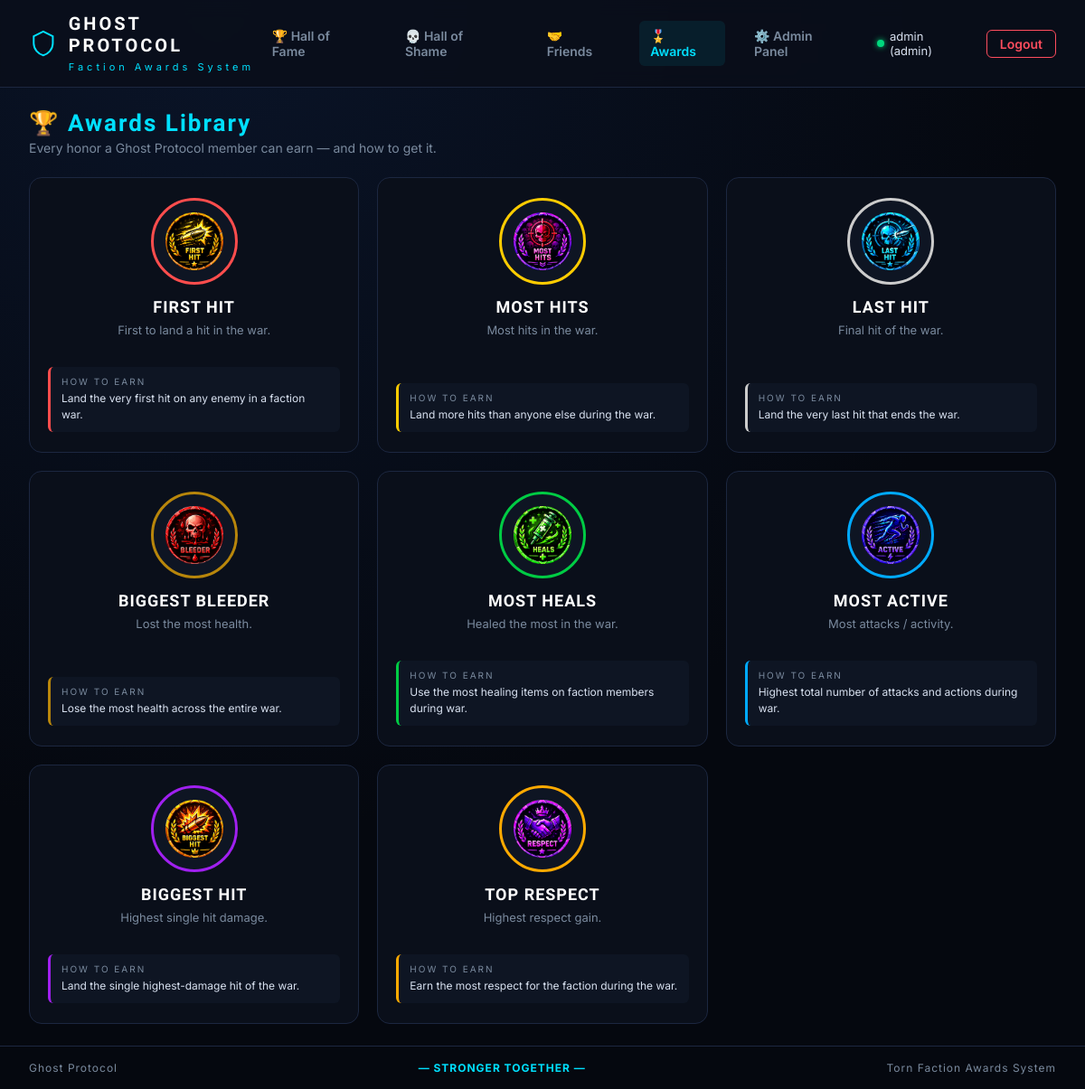
Page /awards (signed in) on the committed database.
### tables this page shows
CREATE TABLE awards (
            id INTEGER PRIMARY KEY AUTOINCREMENT,
            name TEXT UNIQUE NOT NULL,
            description TEXT,
            how_to_earn TEXT DEFAULT '',
            icon_url TEXT,
            icon_filename TEXT,
            color TEXT DEFAULT '#00ffcc'
        );

### app.py (the view)
@app.route('/awards')
@login_required
def awards_library():
    db = get_db()
    awards = db.execute("SELECT * FROM awards ORDER BY id").fetchall()
    db.close()
    return render_template('awards.html', awards=[dict(a) for a in awards])

### app.py (called while the page is built)
def get_db():
    conn = sqlite3.connect(DB_NAME)
    conn.row_factory = sqlite3.Row
    conn.execute("PRAGMA foreign_keys = ON")
    return conn

def login_required(f):
    @wraps(f)
    def wrapper(*args, **kwargs):
        if 'user_id' not in session:
            return redirect(url_for('login'))
        return f(*args, **kwargs)
    return wrapper

### templates/awards.html (shortened to what this page needs)
{% extends "base.html" %}
{% block content %}
<div class="hall-container">
    <div class="hall-header awards-header">
        <h2>🏆 Awards Library</h2>
        <p>Every honor a Ghost Protocol member can earn — and how to get it.</p>
    </div>
    <div class="awards-library-grid">
        {% for award in awards %}
        <div class="awards-library-card"
             data-name="{{ award.name | e }}"
             data-description="{{ (award.description or '') | e }}"
             data-how-to-earn="{{ (award.how_to_earn or '') | e }}"
             data-icon="{{ award.icon_url | e }}"
             data-color="{{ award.color | e }}">
            <div class="awards-library-icon" style="border-color: {{ award.color }};">
                <img src="{{ award.icon_url }}" alt="{{ award.name }}">
            </div>
            <h3 class="awards-library-name">{{ award.name }}</h3>
            <p class="awards-library-desc">{{ award.description }}</p>
            {% if award.how_to_earn %}
            <div class="awards-library-how" style="border-left-color: {{ award.color }};">
                <span class="how-label">How to earn</span>
                <p>{{ award.how_to_earn }}</p>
            </div>
            {% endif %}
        </div>
        {% else %}
        <p class="empty-msg">No awards defined yet.</p>
        {% endfor %}
    </div>
</div>
{% endblock %}

### templates/base.html (shortened to what this page needs)
<!DOCTYPE html>
<html lang="en">
<head>
    <link rel="stylesheet" href="{{ url_for('static', filename='css/style.css') }}">
</head>
<body>
    <div class="app-wrapper">
        <header class="topbar">
            <div class="brand">
                <svg viewBox="0 0 24 24" width="32" height="32" fill="none" stroke="#00e0ff" stroke-width="1.5">
                    <path d="M12 2 L4 6 V12 C4 17 8 21 12 22 C16 21 20 17 20 12 V6 Z"/>
                </svg>
                <div>
                    <h1>GHOST PROTOCOL</h1>
                    <span class="subtitle">Faction Awards System</span>
                </div>
            </div>
            <nav class="main-nav">
                <a href="{{ url_for('hall_of_fame') }}" class="{% if request.endpoint == 'hall_of_fame' %}active{% endif %}">
                    🏆 Hall of Fame
                </a>
                <a href="{{ url_for('hall_of_shame') }}" class="{% if request.endpoint == 'hall_of_shame' %}active{% endif %}">
                    💀 Hall of Shame
                </a>
                <a href="{{ url_for('friends_page') }}" class="{% if request.endpoint == 'friends_page' %}active{% endif %}">
                    🤝 Friends
                </a>
                <a href="{{ url_for('awards_library') }}" class="{% if request.endpoint == 'awards_library' %}active{% endif %}">
                    🎖️ Awards
                </a>
                {% if session.role == 'admin' %}
                <a href="{{ url_for('admin_panel') }}" class="{% if request.endpoint == 'admin_panel' %}active{% endif %}">
                    ⚙️ Admin Panel
                </a>
                {% endif %}
                <span class="user-badge">
                    <span class="dot online"></span> {{ session.username }} ({{ session.role }})
                </span>
                <a href="{{ url_for('logout') }}" class="btn-logout">Logout</a>
            </nav>
        </header>
        <main class="main-content">
            {% block content %}{% endblock %}
        </main>
        <footer class="bottom-bar">
            <span>Ghost Protocol</span>
            <span class="tagline">— STRONGER TOGETHER —</span>
            <span>Torn Faction Awards System</span>
        </footer>
    </div>
</body>
</html>

### static/css/style.css (style rules this page uses)
:root { --bg-0: #05080f; --bg-1: #0a0f1a; --bg-2: #0e1523; --bg-3: #131b2c; --border: #1c2740; --accent: #00e0ff; --accent-dim: #007a99; --text: #d8e1f0; --text-dim: #7a8a9e; --danger: #ff4d5e; --success: #00d97e; --gold: #ffcc00; }
* { box-sizing: border-box; margin: 0; padding: 0; }
body { font-family: 'Inter', system-ui, sans-serif; background: radial-gradient(circle at 20% 0%, #0a1428 0%, var(--bg-0) 60%); color: var(--text); min-height: 100vh; }
h1, h2, h3, h4 { font-family: 'Rajdhani', sans-serif; letter-spacing: 0.5px; }
a { color: var(--accent); text-decoration: none; }
.app-wrapper { min-height: 100vh; display: flex; flex-direction: column; }
.topbar { display: flex; justify-content: space-between; align-items: center; padding: 14px 32px; background: rgba(10, 15, 26, 0.85); border-bottom: 1px solid var(--border); backdrop-filter: blur(10px); position: sticky; top: 0; z-index: 50; }
.brand { display: flex; align-items: center; gap: 12px; }
.brand h1 { font-size: 20px; color: #fff; letter-spacing: 3px; }
.brand .subtitle { font-size: 11px; color: var(--accent); letter-spacing: 4px; }
.main-nav { display: flex; align-items: center; gap: 20px; }
.main-nav a { color: var(--text-dim); font-weight: 600; font-size: 14px; padding: 8px 12px; border-radius: 6px; transition: 0.2s; }
.main-nav a:hover, .main-nav a.active { color: var(--accent); background: rgba(0, 224, 255, 0.08); }
.user-badge { display: flex; align-items: center; gap: 6px; color: var(--text); font-size: 13px; }
.btn-logout { background: transparent; border: 1px solid var(--danger); color: var(--danger) !important; padding: 6px 14px !important; border-radius: 6px; font-size: 13px; }
.main-content { flex: 1; padding: 24px 32px; }
.bottom-bar { display: flex; justify-content: space-between; align-items: center; padding: 16px 32px; border-top: 1px solid var(--border); font-size: 12px; color: var(--text-dim); letter-spacing: 1px; }
.bottom-bar .tagline { color: var(--accent); font-weight: 700; }
.dot { display: inline-block; width: 8px; height: 8px; border-radius: 50%; background: #555; }
.dot.online { background: var(--success); box-shadow: 0 0 6px var(--success); }
.hall-container { max-width: 1400px; margin: 0 auto; }
.hall-header { margin-bottom: 24px; }
.hall-header h2 { font-size: 26px; color: #fff; letter-spacing: 2px; }
.hall-header p { color: var(--text-dim); font-size: 14px; margin-top: 4px; }
.awards-header h2 { color: var(--accent); }
.awards-library-grid { display: grid; grid-template-columns: repeat(auto-fill, minmax(280px, 1fr)); gap: 20px; }
.awards-library-card { background: var(--bg-1); border: 1px solid var(--border); border-radius: 14px; padding: 22px 20px; display: flex; flex-direction: column; align-items: center; text-align: center; cursor: pointer; transition: 0.2s; }
.awards-library-icon { width: 96px; height: 96px; margin-bottom: 14px; border: 3px solid var(--border); border-radius: 50%; background: var(--bg-2); display: flex; align-items: center; justify-content: center; transition: box-shadow 0.2s; }
.awards-library-icon img { width: 64px; height: 64px; object-fit: contain; }
.awards-library-name { font-size: 18px; color: #fff; letter-spacing: 1px; text-transform: uppercase; margin-bottom: 6px; }
.awards-library-desc { font-size: 13px; color: var(--text-dim); line-height: 1.4; margin-bottom: 14px; min-height: 36px; }
.awards-library-how { width: 100%; text-align: left; background: var(--bg-2); border-left: 3px solid var(--accent); border-radius: 6px; padding: 10px 12px; margin-top: auto; }
.awards-library-how .how-label { display: block; font-size: 10px; color: var(--text-dim); text-transform: uppercase; letter-spacing: 2px; margin-bottom: 4px; }
.awards-library-how p { font-size: 12px; color: var(--text); line-height: 1.5; }

### rows in the picture
awards: icon_url (picture), name "FIRST HIT", description "First to land a hit in the war.", how_to_earn "Land the very first hit on any enemy in a faction war."
awards: icon_url (picture), name "MOST HITS", description "Most hits in the war.", how_to_earn "Land more hits than anyone else during the war."
awards: icon_url (picture), name "LAST HIT", description "Final hit of the war.", how_to_earn "Land the very last hit that ends the war."
awards: icon_url (picture), name "BIGGEST BLEEDER", description "Lost the most health.", how_to_earn "Lose the most health across the entire war."
awards: icon_url (picture), name "MOST HEALS", description "Healed the most in the war.", how_to_earn "Use the most healing items on faction members during war."
awards: icon_url (picture), name "MOST ACTIVE", description "Most attacks / activity.", how_to_earn "Highest total number of attacks and actions during war."
awards: icon_url (picture), name "BIGGEST HIT", description "Highest single hit damage.", how_to_earn "Land the single highest-damage hit of the war."
awards: icon_url (picture), name "TOP RESPECT", description "Highest respect gain.", how_to_earn "Earn the most respect for the faction during the war."

### other values in the picture
{{ session.username }} "admin"
{{ session.role }} "admin"
